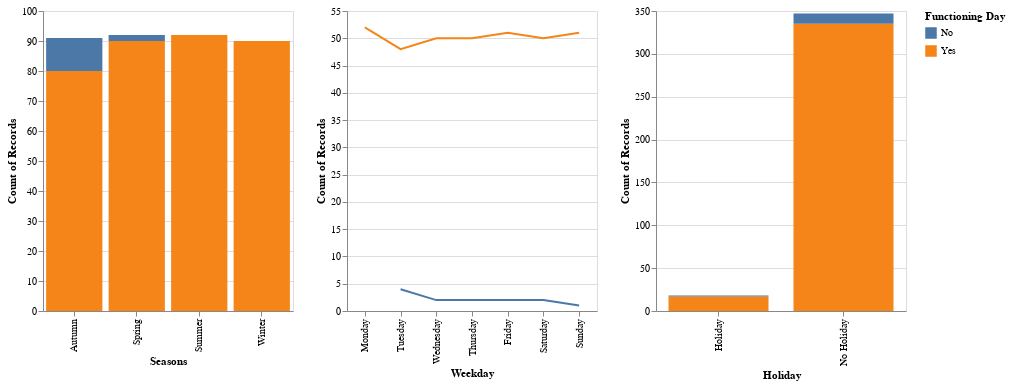

Notebook code for this chart:
### Code cell
day_bike_sorted = day_bike.sort_values('Weekday')
chart_season = alt.Chart(day_bike).mark_bar().encode(
    alt.X("Seasons"),
    alt.Y("count()"),
    color="Functioning Day",
    #size=alt.Size(value=100)  
).properties(
    width = 250,
)

chart_holiday = alt.Chart(day_bike_sorted).mark_bar().encode(
    alt.X("Holiday"),
    alt.Y("count()"),
    color="Functioning Day",
    size=alt.Size(value=100)  
).properties(
    width = 250,
)

chart_weekday = alt.Chart(day_bike_sorted).mark_line().encode(
    alt.X("Weekday",sort=['Monday', 'Tuesday', 'Wednesday', 'Thursday', 'Friday', 'Saturday', 'Sunday']),
    alt.Y("count()"),
    color="Functioning Day",
    #size=alt.Size(value=100)  
).properties(
    width = 250,
)
chart_season | chart_weekday | chart_holiday

### Figure 1 — Vega specification as saved in the notebook (floating-point values rounded to 4 significant figures)
{"$schema": "https://vega.github.io/schema/vega/v5.json", "data": [{"name": "data-2872ef6c8eaac11116d9ee9ace76a1e3"}, {"name": "data-afd7cb3d94de15917d940bff9c808945"}, {"name": "data_0", "values": [{"Functioning Day": "Yes", "Seasons": "Winter", "__count": 90, "__count_end": 90.0, "__count_start": 0.0}, {"Functioning Day": "Yes", "Seasons": "Spring", "__count": 90, "__count_end": 90.0, "__count_start": 0.0}, {"Functioning Day": "No", "Seasons": "Spring", "__count": 2, "__count_end": 92.0, "__count_start": 90.0}, {"Functioning Day": "Yes", "Seasons": "Summer", "__count": 92, "__count_end": 92.0, "__count_start": 0.0}, {"Functioning Day": "Yes", "Seasons": "Autumn", "__count": 80, "__count_end": 80.0, "__count_start": 0.0}, {"Functioning Day": "No", "Seasons": "Autumn", "__count": 11, "__count_end": 91.0, "__count_start": 80.0}]}, {"name": "data_2"}, {"name": "data_3", "values": [{"Weekday": "Monday", "Functioning Day": "Yes", "__count": 52}, {"Weekday": "Tuesday", "Functioning Day": "Yes", "__count": 48}, {"Weekday": "Tuesday", "Functioning Day": "No", "__count": 4}, {"Weekday": "Wednesday", "Functioning Day": "Yes", "__count": 50}, {"Weekday": "Wednesday", "Functioning Day": "No", "__count": 2}, {"Weekday": "Thursday", "Functioning Day": "Yes", "__count": 50}, {"Weekday": "Thursday", "Functioning Day": "No", "__count": 2}, {"Weekday": "Friday", "Functioning Day": "Yes", "__count": 51}, {"Weekday": "Friday", "Functioning Day": "No", "__count": 2}, {"Weekday": "Saturday", "Functioning Day": "Yes", "__count": 50}, {"Weekday": "Saturday", "Functioning Day": "No", "__count": 2}, {"Weekday": "Sunday", "Functioning Day": "Yes", "__count": 51}, {"Weekday": "Sunday", "Functioning Day": "No", "__count": 1}]}, {"name": "data_4", "values": [{"Functioning Day": "Yes", "Holiday": "No Holiday", "__count": 335, "__count_end": 335.0, "__count_start": 0.0}, {"Functioning Day": "Yes", "Holiday": "Holiday", "__count": 17, "__count_end": 17.0, "__count_start": 0.0}, {"Functioning Day": "No", "Holiday": "Holiday", "__count": 1, "__count_end": 18.0, "__count_start": 17.0}, {"Functioning Day": "No", "Holiday": "No Holiday", "__count": 12, "__count_end": 347.0, "__count_start": 335.0}]}, {"name": "data_0_color_domain_Functioning Day_0", "values": [{"Functioning Day": "Yes"}, {"Functioning Day": "No"}]}, {"name": "data_3_color_domain_Functioning Day_1", "values": [{"Functioning Day": "Yes"}, {"Functioning Day": "No"}]}, {"name": "data_4_color_domain_Functioning Day_2", "values": [{"Functioning Day": "Yes"}, {"Functioning Day": "No"}]}, {"name": "data_0_concat_0_x_domain_Seasons", "values": [{"Seasons": "Winter"}, {"Seasons": "Spring"}, {"Seasons": "Summer"}, {"Seasons": "Autumn"}]}, {"name": "data_2_concat_1_x_domain_Weekday", "values": [{"Weekday": "Monday", "sort_field": 0.0}, {"Weekday": "Tuesday", "sort_field": 1.0}, {"Weekday": "Wednesday", "sort_field": 2.0}, {"Weekday": "Thursday", "sort_field": 3.0}, {"Weekday": "Friday", "sort_field": 4.0}, {"Weekday": "Saturday", "sort_field": 5.0}, {"Weekday": "Sunday", "sort_field": 6.0}]}, {"name": "data_3_concat_1_y_domain___count", "values": [{"min": 1, "max": 52}]}, {"name": "data_4_concat_2_x_domain_Holiday", "values": [{"Holiday": "No Holiday"}, {"Holiday": "Holiday"}]}], "signals": [{"name": "childWidth", "value": 250}], "marks": [{"type": "group", "name": "concat_0_group", "encode": {"update": {"width": {"signal": "childWidth"}, "height": {"signal": "height"}}}, "marks": [{"type": "rect", "name": "concat_0_marks", "from": {"data": "data_0"}, "encode": {"update": {"x": {"field": "Seasons", "scale": "concat_0_x"}, "y": {"field": "__count_end", "scale": "concat_0_y"}, "width": {"signal": "max(0.25, bandwidth('concat_0_x'))"}, "y2": {"field": "__count_start", "scale": "concat_0_y"}, "description": {"signal": "\"Seasons: \" + (isValid(datum[\"Seasons\"]) ? datum[\"Seasons\"] : \"\"+datum[\"Seasons\"]) + \"; Count of Records: \" + (format(datum[\"__count\"], \"\")) + \"; Functioning Day: \" + (isValid(datum[\"Functioning Day\"]) ? datum[\"Functioning Day\"] : \"\"+datum[\"Functioning Day\"])"}, "ariaRoleDescription": {"value": "bar"}, "fill": {"field": "Functioning Day", "scale": "color"}}}, "style": ["bar"]}], "axes": [{"scale": "concat_0_y", "gridScale": "concat_0_x", "tickCount": {"signal": "ceil(height/40)"}, "labels": false, "aria": false, "ticks": false, "maxExtent": 0, "minExtent": 0, "grid": true, "orient": "left", "domain": false, "zindex": 0}, {"scale": "concat_0_x", "title": "Seasons", "labelBaseline": "middle", "grid": false, "orient": "bottom", "labelAlign": "right", "labelAngle": 270, "zindex": 0}, {"scale": "concat_0_y", "tickCount": {"signal": "ceil(height/40)"}, "labelOverlap": true, "title": "Count of Records", "orient": "left", "grid": false, "zindex": 0}], "style": "cell"}, {"type": "group", "name": "concat_1_group", "encode": {"update": {"height": {"signal": "height"}, "width": {"signal": "childWidth"}}}, "marks": [{"type": "group", "name": "concat_1_pathgroup", "from": {"facet": {"data": "data_3", "name": "faceted_path_concat_1_main", "groupby": ["Functioning Day"]}}, "encode": {"update": {"width": {"field": {"signal": null, "datum": null, "group": "width", "parent": null}}, "height": {"field": {"signal": null, "datum": null, "group": "height", "parent": null}}}}, "marks": [{"type": "line", "name": "concat_1_marks", "from": {"data": "faceted_path_concat_1_main"}, "sort": {"field": "datum[\"x_Weekday_sort_index\"]"}, "encode": {"update": {"stroke": {"field": "Functioning Day", "scale": "color"}, "description": {"signal": "\"Weekday: \" + (isValid(datum[\"Weekday\"]) ? datum[\"Weekday\"] : \"\"+datum[\"Weekday\"]) + \"; Count of Records: \" + (format(datum[\"__count\"], \"\")) + \"; Functioning Day: \" + (isValid(datum[\"Functioning Day\"]) ? datum[\"Functioning Day\"] : \"\"+datum[\"Functioning Day\"])"}, "x": {"field": "Weekday", "scale": "concat_1_x"}, "y": {"field": "__count", "scale": "concat_1_y"}, "defined": {"signal": "isValid(datum[\"__count\"]) && isFinite(+datum[\"__count\"])"}}}, "style": ["line"]}]}], "axes": [{"scale": "concat_1_y", "grid": true, "tickCount": {"signal": "ceil(height/40)"}, "labels": false, "aria": false, "zindex": 0, "orient": "left", "maxExtent": 0, "gridScale": "concat_1_x", "ticks": false, "domain": false, "minExtent": 0}, {"scale": "concat_1_x", "grid": false, "labelBaseline": "middle", "orient": "bottom", "labelAlign": "right", "title": "Weekday", "labelAngle": 270, "zindex": 0}, {"scale": "concat_1_y", "labelOverlap": true, "orient": "left", "grid": false, "tickCount": {"signal": "ceil(height/40)"}, "zindex": 0, "title": "Count of Records"}], "style": "cell"}, {"type": "group", "name": "concat_2_group", "encode": {"update": {"height": {"signal": "height"}, "width": {"signal": "childWidth"}}}, "marks": [{"type": "rect", "name": "concat_2_marks", "from": {"data": "data_4"}, "encode": {"update": {"width": {"value": 100}, "y2": {"field": "__count_start", "scale": "concat_2_y"}, "ariaRoleDescription": {"value": "bar"}, "xc": {"field": "Holiday", "scale": "concat_2_x", "band": 0.5}, "y": {"field": "__count_end", "scale": "concat_2_y"}, "description": {"signal": "\"Holiday: \" + (isValid(datum[\"Holiday\"]) ? datum[\"Holiday\"] : \"\"+datum[\"Holiday\"]) + \"; Count of Records: \" + (format(datum[\"__count\"], \"\")) + \"; Functioning Day: \" + (isValid(datum[\"Functioning Day\"]) ? datum[\"Functioning Day\"] : \"\"+datum[\"Functioning Day\"])"}, "fill": {"field": "Functioning Day", "scale": "color"}}}, "style": ["bar"]}], "axes": [{"scale": "concat_2_y", "gridScale": "concat_2_x", "tickCount": {"signal": "ceil(height/40)"}, "domain": false, "labels": false, "ticks": false, "aria": false, "orient": "left", "grid": true, "zindex": 0, "minExtent": 0, "maxExtent": 0}, {"scale": "concat_2_x", "orient": "bottom", "title": "Holiday", "zindex": 0, "labelAngle": 270, "labelBaseline": "middle", "labelAlign": "right", "grid": false}, {"scale": "concat_2_y", "grid": false, "zindex": 0, "orient": "left", "title": "Count of Records", "tickCount": {"signal": "ceil(height/40)"}, "labelOverlap": true}], "style": "cell"}], "scales": [{"name": "color", "type": "ordinal", "domain": {"fields": [{"data": "data_0_color_domain_Functioning Day_0", "field": "Functioning Day"}, {"data": "data_3_color_domain_Functioning Day_1", "field": "Functioning Day"}, {"data": "data_4_color_domain_Functioning Day_2", "field": "Functioning Day"}], "sort": true}, "range": "category"}, {"name": "concat_0_x", "type": "band", "domain": {"data": "data_0_concat_0_x_domain_Seasons", "field": "Seasons", "sort": true}, "range": [0, {"signal": "childWidth"}], "paddingOuter": 0.05, "paddingInner": 0.1}, {"name": "concat_0_y", "type": "linear", "domain": {"data": "data_0", "fields": ["__count_start", "__count_end"]}, "range": [{"signal": "height"}, 0], "zero": true, "nice": true}, {"name": "concat_1_x", "type": "point", "domain": {"data": "data_2_concat_1_x_domain_Weekday", "field": "Weekday", "sort": {"op": "max", "field": "sort_field"}}, "range": [0, {"signal": "childWidth"}], "padding": 0.5}, {"name": "concat_1_y", "type": "linear", "domain": [{"signal": "(data(\"data_3_concat_1_y_domain___count\")[0] || {}).min"}, {"signal": "(data(\"data_3_concat_1_y_domain___count\")[0] || {}).max"}], "range": [{"signal": "height"}, 0], "nice": true, "zero": true}, {"name": "concat_2_x", "type": "band", "domain": {"data": "data_4_concat_2_x_domain_Holiday", "field": "Holiday", "sort": true}, "range": [0, {"signal": "childWidth"}], "paddingOuter": 0.05, "paddingInner": 0.1}, {"name": "concat_2_y", "type": "linear", "domain": {"data": "data_4", "fields": ["__count_start", "__count_end"]}, "range": [{"signal": "height"}, 0], "zero": true, "nice": true}], "height": 300, "legends": [{"fill": "color", "symbolType": "square", "title": "Functioning Day", "stroke": "color"}], "background": "white", "padding": 5, "layout": {"padding": 20, "bounds": "full", "align": "each"}}
